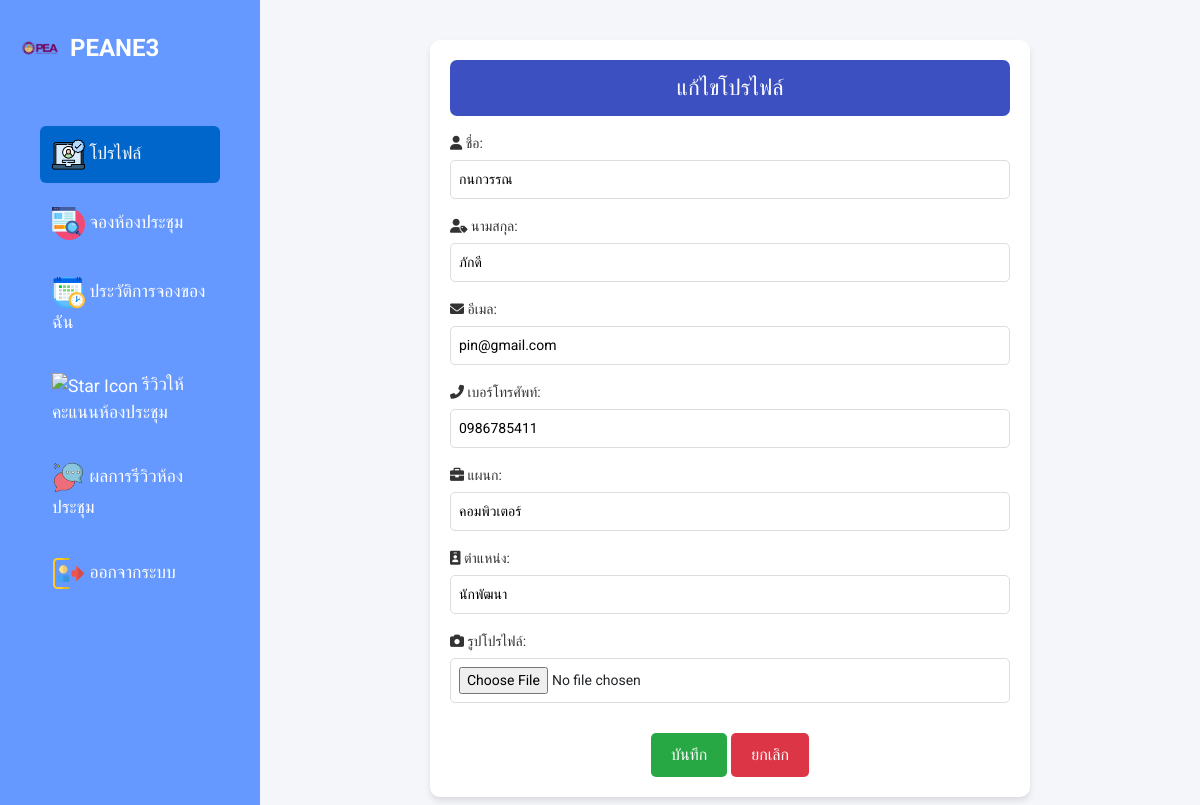
The app's page /Edit_Profile.php (signed in) with its own data.
### tables this page shows
CREATE TABLE `users` (
  `user_id` int(11) NOT NULL COMMENT 'รหัสผู้ใช้',
  `password` varchar(255) NOT NULL COMMENT 'รหัสผ่าน',
  `first_name` varchar(50) DEFAULT NULL COMMENT 'ชื่อจริง',
  `Last_name` varchar(50) NOT NULL COMMENT 'นามสกุล',
  `email` varchar(100) DEFAULT NULL,
  `picture_url` varchar(255) NOT NULL COMMENT 'รูป',
  `department` varchar(50) NOT NULL COMMENT 'แผนก',
  `phone` varchar(15) DEFAULT NULL COMMENT 'โทรศัพท์',
  `role` enum('admin','user') DEFAULT 'user' COMMENT 'บทบาท',
  `username` varchar(255) NOT NULL,
  `position` varchar(255) NOT NULL
);

### Edit_Profile.php (the view, shortened to what this page needs)
<?php
include('db_connection.php');
$user_id = $_SESSION['user_id'];
$sql = "SELECT first_name, last_name, email, phone, department, position, picture_url FROM users WHERE user_id = ?";
$stmt = $conn->prepare($sql);
$stmt->bind_param("i", $user_id);
$stmt->execute();
$result = $stmt->get_result();
$user = $result->fetch_assoc();
?>
<!DOCTYPE html>
<html lang="en">
<head>
    <link href="https://cdnjs.cloudflare.com/ajax/libs/font-awesome/6.0.0-beta3/css/all.min.css" rel="stylesheet">
    <link href="https://cdn.jsdelivr.net/npm/bootstrap@5.3.0/dist/css/bootstrap.min.css" rel="stylesheet">
</head>
<body>
    <div class="sidebar">
        <div class="logo">
            <img src="images/2.png" alt="PEANE3 Logo" class="logo-img">
            PEANE3
        </div>
        <div class="menu">
    <a href="profile.php" class="menu-item active">
  <img src="images/verified-account (1).png" alt="Icon" style="width: 33px; height: 33px;"> โปรไฟล์
</a>
<a href="user.php" class="menu-item">
  <img src="images/seo.png" alt="Search Icon" style="width: 33px; height: 33px;"> จองห้องประชุม
</a>
<a href="all_booking_information.php" class="menu-item">
  <img src="images/time-management.png" alt="Calendar Check Icon" style="width: 33px; height: 33px;"> ประวัติการจองของฉัน
</a>
<a href="Review_Meeting_Room.php" class="menu-item">
  <img src="images/shooting-star.png" alt="Star Icon" style="width: 33px; height: 33px;"> รีวิวให้คะแนนห้องประชุม
</a>
<a href="room_reviews.php" class="menu-item ">
  <img src="images/chat-bubbles.png" alt="Comments Icon" style="width: 33px; height: 33px;"> ผลการรีวิวห้องประชุม
</a>
<a href="Logout_u.php" class="menu-item">
  <img src="uploads/check-out.png" alt="Sign Out Icon" style="width: 33px; height: 33px;"> ออกจากระบบ
</a>
    </div>
    </div>
    <div class="profile-container">
        <div class="profile-header">
            <h1>แก้ไขโปรไฟล์</h1>
        </div>
        <form id="profileForm" action="Edit_Profile.php" method="POST" enctype="multipart/form-data">
            <div class="form-group">
    <label for="first_name"><i class="fas fa-user"></i> ชื่อ:</label>
    <input type="text" id="first_name" name="first_name" value="<?php echo htmlspecialchars($user['first_name'], ENT_QUOTES, 'UTF-8'); ?>" required>
</div>
<div class="form-group">
    <label for="last_name"><i class="fas fa-user-tag"></i> นามสกุล:</label>
    <input type="text" id="last_name" name="last_name" value="<?php echo isset($user['last_name']) ? htmlspecialchars($user['last_name'], ENT_QUOTES, 'UTF-8') : ''; ?>" required>
</div>
<div class="form-group">
    <label for="email"><i class="fas fa-envelope"></i> อีเมล:</label>
    <input type="email" id="email" name="email" value="<?php echo htmlspecialchars($user['email'], ENT_QUOTES, 'UTF-8'); ?>" required>
</div>
<div class="form-group">
    <label for="phone"><i class="fas fa-phone-alt"></i> เบอร์โทรศัพท์:</label>
    <input type="text" id="phone" name="phone" value="<?php echo htmlspecialchars($user['phone'], ENT_QUOTES, 'UTF-8'); ?>" required>
</div>
<div class="form-group">
    <label for="department"><i class="fas fa-briefcase"></i> แผนก:</label>
    <input type="text" id="department" name="department" value="<?php echo htmlspecialchars($user['department'], ENT_QUOTES, 'UTF-8'); ?>" required>
</div>
<div class="form-group">
    <label for="position"><i class="fas fa-id-badge"></i> ตำแหน่ง:</label>
    <input type="text" id="position" name="position" value="<?php echo htmlspecialchars($user['position'], ENT_QUOTES, 'UTF-8'); ?>" required>
</div>
<div class="form-group">
    <label for="profile_picture"><i class="fas fa-camera"></i> รูปโปรไฟล์:</label>
    <input type="file" name="profile_picture" accept="image/*">
</div>
            <div class="form-actions">
                <button type="submit" class="btn">บันทึก</button>
                <a href="profile.php" class="btn cancel">ยกเลิก</a>
            </div>
        </form>
    </div>
</body>
</html>

### Edit_Profile.php (style rules this page uses)
* { margin: 0; padding: 0; box-sizing: border-box; }
body { font-family: 'Roboto', sans-serif; background-color: #f4f6f9; display: flex; min-height: 100vh; }
.sidebar { width: 260px; background-color: #6699FF; color: white; padding: 30px 20px; display: flex; flex-direction: column; justify-content: flex-start; flex-shrink: 0; }
.logo { font-size: 1.5em; font-weight: 700; color: #ffffff; margin-bottom: 30px; display: flex; align-items: center; }
.logo-img { width: 40px; height: auto; margin-right: 10px; }
.menu { padding: 30px 20px; background-color: #6699FF; color: white; display: flex; flex-direction: column; justify-content: flex-start; }
.menu-item { font-size: 1.1em; color: white; text-decoration: none; padding: 12px; margin-bottom: 12px; border-radius: 6px; transition: background-color 0.3s ease; }
.profile-container { width: 50%; max-width: 600px; margin: 40px auto; background: #fff; box-shadow: 0 4px 6px rgba(0, 0, 0, 0.1); border-radius: 10px; padding: 20px; }
.profile-header { background-color: #3c50c1; color: white; text-align: center; padding: 15px; border-radius: 7px; }
.profile-header h1 { margin: 0; font-size: 22px; }
.form-group { margin-bottom: 15px; margin-top: 15px; }
.form-group label { font-size: 14px; color: #333; }
.form-group input, .form-group select { width: 100%; padding: 8px; font-size: 14px; border: 1px solid #ddd; border-radius: 5px; margin-top: 5px; }
.form-actions { text-align: center; margin-top: 30px; }
.form-actions .btn { padding: 10px 20px; font-size: 16px; border: none; border-radius: 5px; color: white; background-color: #28a745; cursor: pointer; transition: background-color 0.3s; }
.form-actions .btn.cancel { background-color: #dc3545; }
.menu-item:hover, .menu-item.active { background-color: #0066cc; }

### records on screen
users: first_name "กนกวรรณ", last_name "ภักดี", email "pin@gmail.com", phone "0986785411", department "คอมพิวเตอร์", position "นักพัฒนา"
